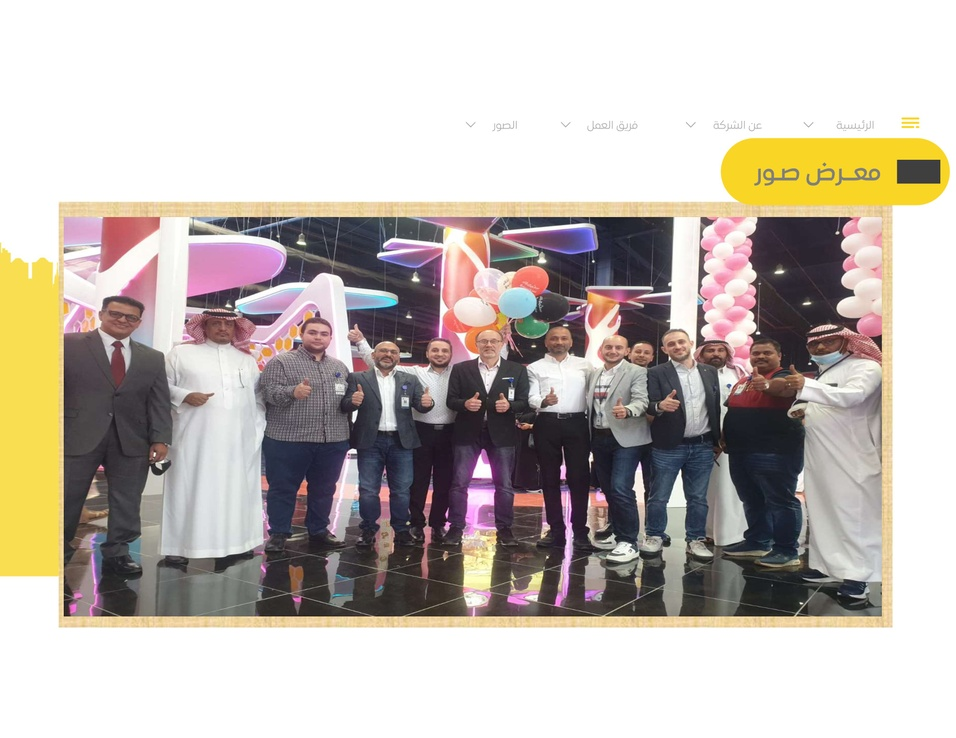
#> input picture scratch/pdf_pages/page_49.jpg, 956 x 738 px, shrunk from 1650 x 1275 before the run, given in place of page_49.png, which was not available
$ python fix_portrait_crops.py
#> lines starting #> are read from the running program, lines starting #| are printed output that depends on the picture; pictures that were not available may be replaced by others from this repository, and a replacement may not be noted
from PIL import Image
import os

raw_dir = r"c:\Users\dell\Documents\antigravity\friendly-nobel\public\assets\raw"
portraits_dir = r"c:\Users\dell\Documents\antigravity\friendly-nobel\public\assets\portraits"

p49 = Image.open(os.path.join(raw_dir, "page_49.png"))
#> p49 is the input picture: PIL image 956x738 RGB; mean R, G, B 193.8, 185.9, 179.1
w49, h49 = p49.size
#> w49 = 956; h49 = 738
print("P49 size:", w49, h49)
#| P49 size: 956 738

# On page 49, the dad is the man in dark suit with glasses and red tie standing at the far left!
# Let's inspect coordinates on the far left:
dad_formal_exact = p49.crop((int(w49 * 0.08), int(h49 * 0.38), int(w49 * 0.22), int(h49 * 0.82)))
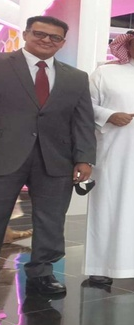
#> dad_formal_exact: PIL image 134x325 RGB; mean R, G, B 133.4, 124.5, 126.8
dad_formal_exact.save(os.path.join(portraits_dir, "dad_formal.png"))

# On page 50, the dad is the second person from the left (wearing black shirt, bright neon yellow vest with reflector stripes, and glasses):
p50 = Image.open(os.path.join(raw_dir, "page_50.png"))
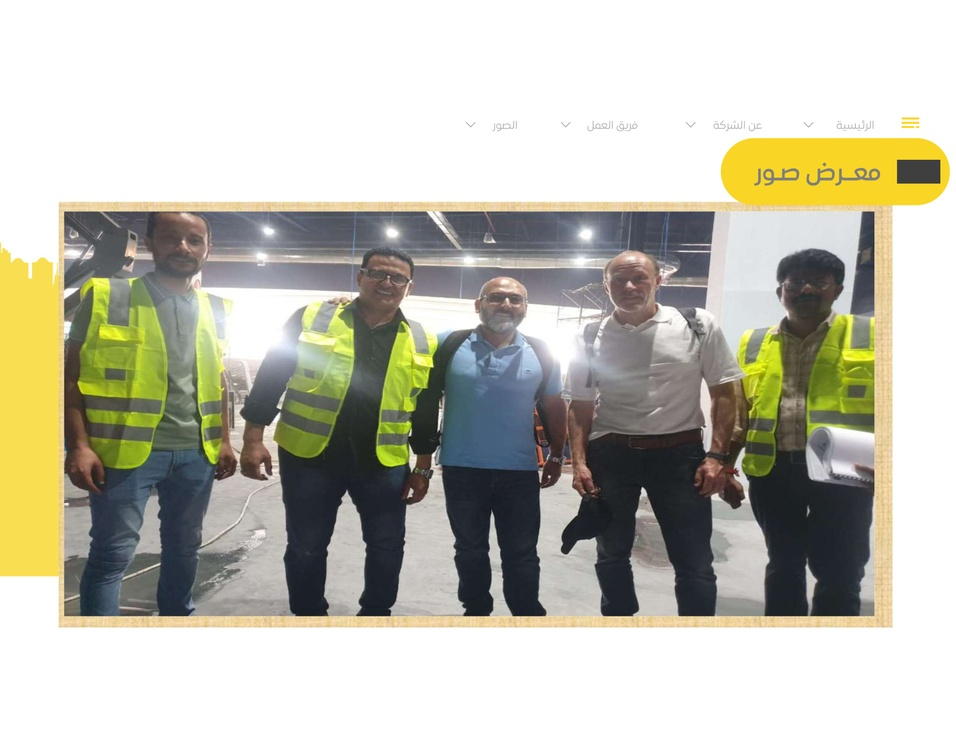
#> input picture scratch/pdf_pages/page_50.jpg, 956 x 738 px, shrunk from 1650 x 1275 before the run, given in place of page_50.png, which was not available
#> p50 is the input picture: PIL image 956x738 RGB; mean R, G, B 190.8, 189.4, 175.9
w50, h50 = p50.size
#> w50 = 956; h50 = 738
print("P50 size:", w50, h50)
#| P50 size: 956 738
dad_site_exact = p50.crop((int(w50 * 0.23), int(h50 * 0.28), int(w50 * 0.46), int(h50 * 0.82)))
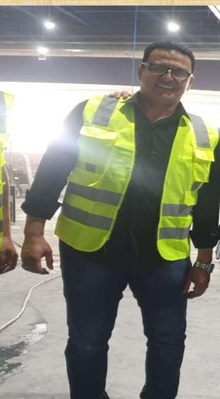
#> dad_site_exact: PIL image 220x399 RGB; mean R, G, B 134.3, 135.7, 122.6
dad_site_exact.save(os.path.join(portraits_dir, "dad_site.png"))

print("Precise portrait crops saved!")
